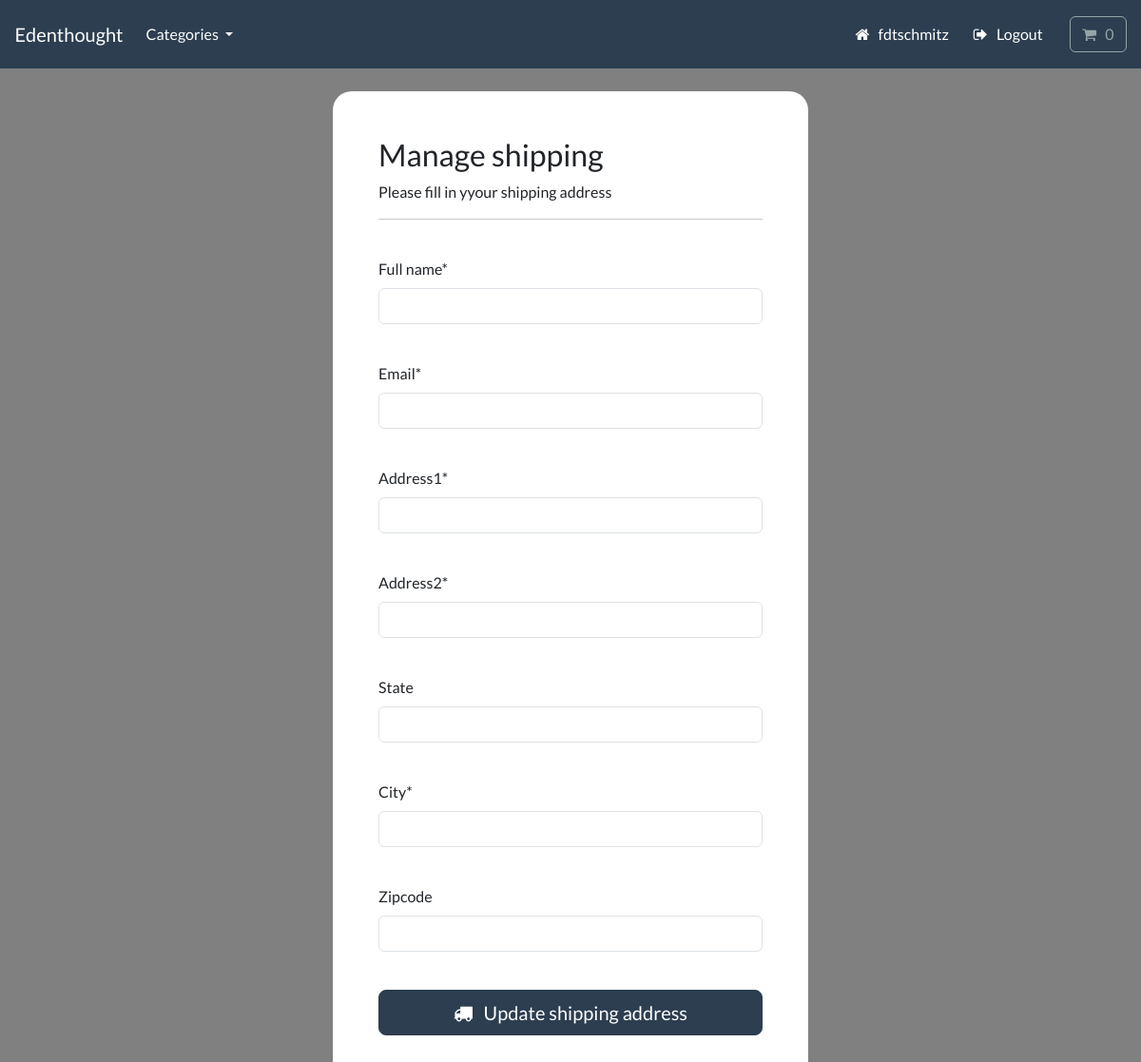
The page /account/manage-shipping (signed in) on the database as committed earlier.
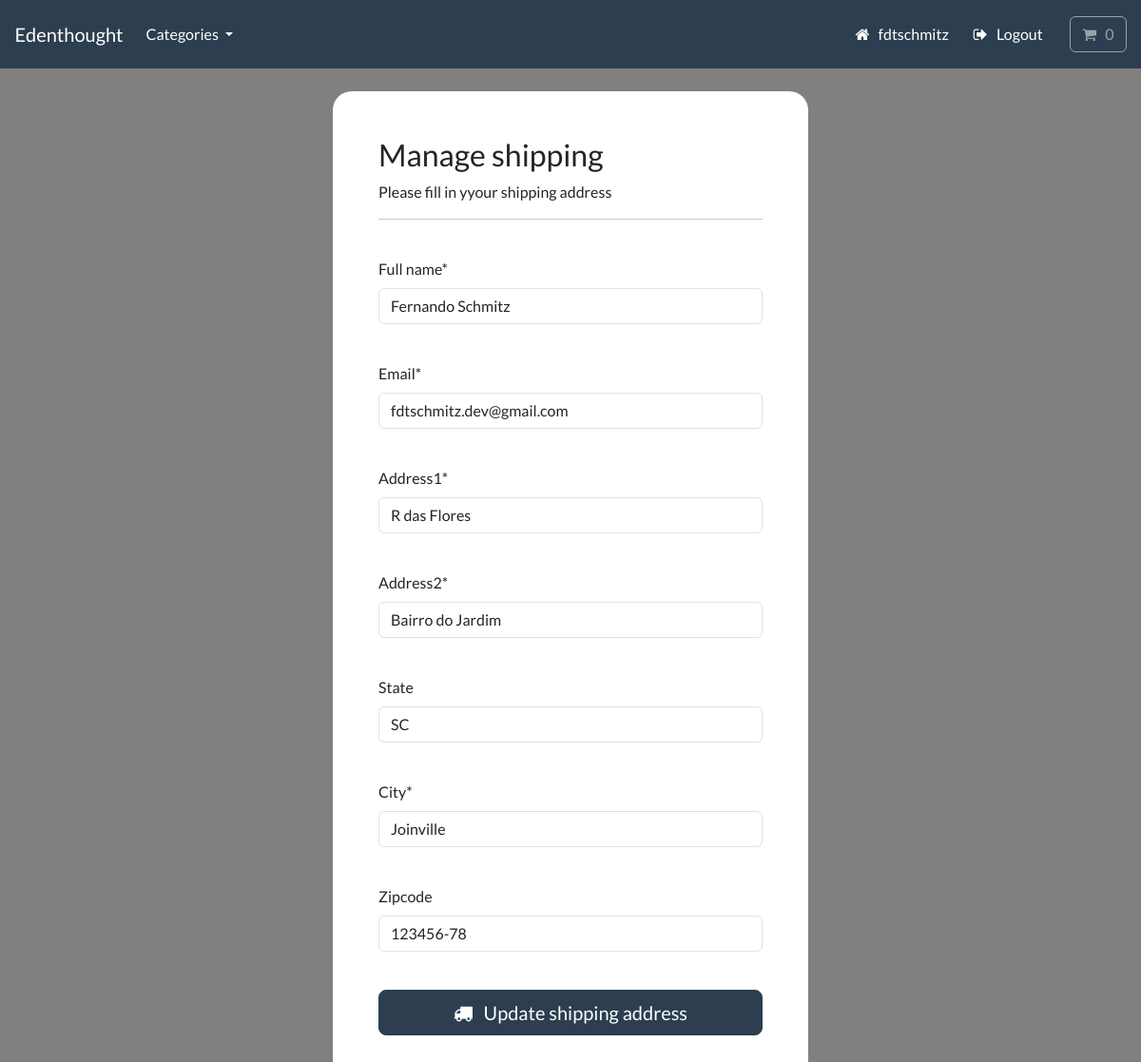
The same page on the database as committed later.
### payment/models.py (models this page shows, shortened)
class ShippingAddress(models.Model):
    full_name = models.CharField(max_length=300)
    email = models.EmailField(max_length=255)
    address1 = models.CharField(max_length=255)
    address2 = models.CharField(max_length=255)
    city = models.CharField(max_length=255)
    state = models.CharField(max_length=255, null=True, blank=True)
    zipcode = models.CharField(max_length=255, null=True, blank=True)
    date_added = models.DateTimeField(auto_now_add=True)
    user = models.ForeignKey(User, on_delete=models.CASCADE, null=True, blank=True)
    class Meta:
        verbose_name_plural = 'Shipping Addresses'

### account/views.py (the view, shortened to what this page needs)
# urls.py: path('manage-shipping', views.manage_shipping, name='manage-shipping'),
@login_required(login_url='my-login')
def manage_shipping(request):
    try:
        shipping = ShippingAddress.objects.get(user=request.user.id)
    except ShippingAddress.DoesNotExist:
        shipping = None
    form = ShippingForm(instance=shipping)
    context = {'form':form}
    return render(request, 'account/manage-shipping.html', context=context)

### payment/forms.py
class ShippingForm(forms.ModelForm):
    class Meta:
        model = ShippingAddress
        fields = ['full_name', 'email', 'address1', 'address2', 'city', 'state', 'zipcode']
        exclude = ['user',]

### cart/cart.py (called while the page is built)
    def __len__(self):
        return sum(item['qty'] for item in self.cart.values())

### cart/context_processors.py (called while the page is built)
def cart(request):
    return {'cart': Cart(request)}

### store/models.py (called while the page is built)
    def get_absolute_url(self):
        return reverse("list-category", args=[self.slug])

### store/views.py (called while the page is built)
def categories(request):
    all_categories = Category.objects.all()
    return {'all_categories': all_categories}

### account/templates/account/manage-shipping.html (shortened to what this page needs)
{% include "store/base.html" %}
{% load static %}
{% load crispy_forms_tags %}
{% block content %}
    <body>
        <br>
        <div class="container bg-white shadow-md p-5 form-layout">
            <h3> Manage shipping </h3>
            <p> Please fill in yyour shipping address </p>
            <hr>
            <br>
            <form method="POST" autocomplete="off">
                {{form.full_name|as_crispy_field}}
                <br>
                {{form.email|as_crispy_field}}
                <br>
                {{form.address1|as_crispy_field}}
                <br>
                {{form.address2|as_crispy_field}}
                <br>
                {{form.state|as_crispy_field}}
                <br>
                {{form.city|as_crispy_field}}
                <br>
                {{form.zipcode|as_crispy_field}}
                <br>
                <button type="submit" class="btn btn-primary btn-lg w-100 btn-block p-2"> <i class="fa fa-truck" aria-hidden="true"></i> &nbsp; Update shipping address</button>
                <br> <br>
            </form>
        </div>
    </body>
{% endblock  %}

Rows that differ between the two databases and show on the page:
added ShippingAddress: full_name "Fernando Schmitz", email "fdtschmitz.dev@gmail.com", address1 "R das Flores", address2 "Bairro do Jardim", state "SC", city "Joinville", zipcode "123456-78"
